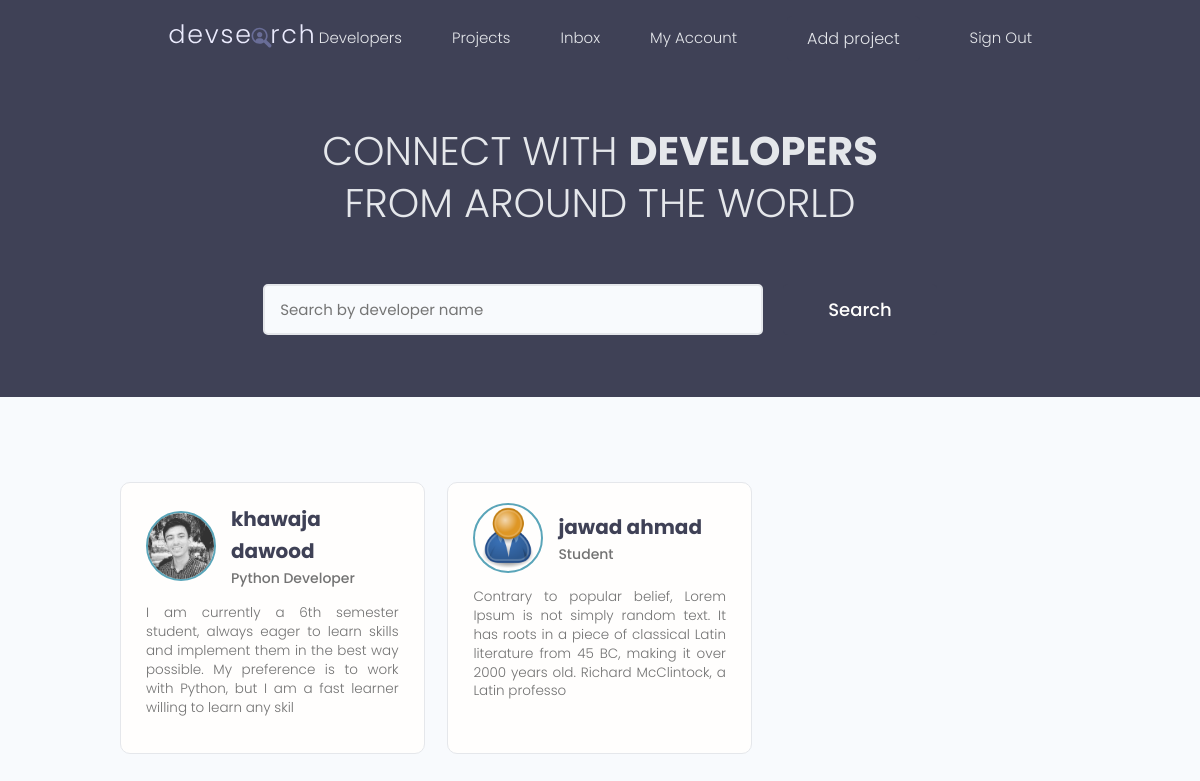
Screenshot of /developers/ (signed in) with the database file from the repository.
### users/models.py (models this page shows, shortened)
class Profile(models.Model):
    user = models.OneToOneField(settings.AUTH_USER_MODEL, on_delete=models.CASCADE, null=True, blank=True)
    bio = models.TextField(blank=True, null=True)
    location = models.CharField(max_length=150, null=True, blank=True)
    profile_image = models.ImageField(upload_to='profile-pics/', default='profile-pics/user-default.png', blank=True, null=True)
    social_github = models.URLField(blank=True, null=True)
    social_linkedin = models.URLField(blank=True, null=True)
    social_stackoverflow = models.URLField(blank=True, null=True)
    social_twitter = models.URLField(blank=True, null=True)
    social_website = models.URLField(blank=True, null=True)
    id = models.UUIDField(default=uuid.uuid4, unique=True, primary_key=True, editable=False)
    created = models.DateTimeField(auto_now_add=True)
    updated = models.DateTimeField(auto_now=True)
    is_active = models.BooleanField(default=True, verbose_name='Active',
                                    help_text='Designates whether this profile should be treated as active. '
                                              'Unselect this instead of deleting accounts.')
    @property
    def imageURL(self):
        try:
            url = self.profile_image.url
        except:
            url = ''
        return url

### projects/models.py (models this page shows, shortened)
class MyUser(AbstractUser):
    roles = (
        ('Student', 'Student'),
        ('Developer', 'Developer'),
        ('Teacher', 'Teacher'),
        ('Admin', 'Admin'),
    )
    id = models.UUIDField(default=uuid.uuid4, unique=True, primary_key=True, editable=False)
    registration_number = models.CharField(max_length=150, unique=True)
    username = models.CharField(max_length=150, unique=True)
    email = models.EmailField(unique=True)
    first_name = models.CharField(max_length=150, blank=True, null=True)
    last_name = models.CharField(max_length=150, blank=True, null=True)
    phone_number = models.PositiveIntegerField(null=True, blank=True)
    user_title = models.CharField(max_length=100, default='Student', help_text='Like Node.js, Python, ROR or Django developer')
    user_roles = models.CharField(max_length=100, default='Student', choices=roles, help_text='By Default is Student. Developer, Teacher, Student')
    about = models.TextField(max_length=300, blank=True, null=True)
    is_staff = models.BooleanField(default=False, verbose_name='Staff',
                                   help_text='Designates whether the user can log into this admin site.',
                                   )
    is_active = models.BooleanField(default=True, verbose_name='Active',
                                    help_text='Designates whether this user should be treated as active. '
                                              'Unselect this instead of deleting accounts.')
    tags = models.ManyToManyField('Tag', blank=True)
    created = models.DateTimeField(auto_now_add=True)
    updated = models.DateTimeField(auto_now=True)
    objects = CustomUserManager()
    EMAIL_FIELD = 'email' """=============================+++++++++++++++++++++============================="""
    USERNAME_FIELD = 'registration_number'
    REQUIRED_FIELDS = ['email', 'username']

### projects/views.py (the view)
# urls.py: path('developers/', views.index, name='developers-list'),
def index(request):
    developers = Profile.objects.all()
    context = {'objects': developers}
    return render(request, template_name='projects/index.html', context=context)

### projects/templates/projects/index.html (shortened to what this page needs)
{% extends 'main.html' %}
{% block content %}
    <main class="home">
        <section class="hero-section text-center">
          <div class="container container--narrow">
            <div class="hero-section__box">
              <h2>CONNECT WITH <span>DEVELOPERS</span></h2>
              <h2>FROM AROUND THE WORLD</h2>
            </div>
            <div class="hero-section__search">
              <form class="form" action="#" method="get">
                <div class="form__field">
                  <input class="input input--text" id="formInput#search" type="text" name="text"
                    placeholder="Search by developer name" />
                </div>
                <input class="btn btn--sub btn--lg" type="submit" value="Search" />
              </form>
            </div>
          </div>
        </section>
        <section class="devlist">
          <div class="container">
            <div class="grid grid--three">
                {% for dev in objects %}
                  <div class="column card">
                    <div class="dev">
                      <a href="{% url 'profile' dev.id %}" class="card__body">
                        <div class="dev__profile">
                          <img class="avatar avatar--md" src="{{ dev.imageURL }}" alt="image"/>
                          <div class="dev__meta">
                            <h3>{{ dev.user.get_full_name }}</h3>
                            <h5>{{ dev.user.user_title|slice:"60" }}</h5>
                          </div>
                        </div>
                        <p class="dev__info">
                            {{ dev.bio|slice:"200" }}
                        </p>
                      </a>
                    </div>
                  </div>
                {% endfor %}
            </div>
          </div>
        </section>
    </main>
{% endblock content %}

### Static/CSS/app.css (style rules this page uses)
:root { --color-sub: #2d2d39; }
.btn--sub { background-color: var(--color-sub-light); }
.card { border: 2px solid var(--color-light); }
img { width: 100%; }
.hero-section { height: 40vh; display: flex; align-items: center; background-color: var(--color-sub); }
.hero-section__box { margin-bottom: 4rem; }
.hero-section__box > h2, .hero-section__box > h2 > span { font-size: 4rem; color: var(--color-light); line-height: 1.3; text-transform: uppercase; }
.hero-section__box > h2 { font-weight: 300; }
.hero-section__box > h2 > span { font-weight: 700; }
.hero-section__search > .form { display: flex; align-items: center; justify-content: center; gap: 2rem; }
.hero-section__search > .form input.input--text { width: 50rem; }
.devlist { margin-top: 8rem; }
.devlist .grid { align-items: stretch; }
.devlist .dev .dev__profile { display: flex; align-items: center; gap: 1.5rem; }
.devlist .dev .dev__meta h3 { color: var(--color-sub); font-size: 2rem; font-weight: 700; }
.devlist .dev .dev__meta h5 { color: var(--color-text); font-size: 1.4rem; font-weight: 500; }
.devlist .dev .dev__info { margin: 1.5rem 0; font-size: 1.35rem; line-height: 1.4; text-align: justify; }

### Static/uikit/styles/modules/_variables.css (style rules this page uses)
:root { --color-main: #5aa5b9; --color-main-light: #e6faff; --color-sub: #3f4156; --color-sub-light: #51546e; --color-sub-lighter: #ededfd; --color-text: #737373; --color-gray: #8b8b8b; --color-light: #e5e7eb; --color-light-gray: #767676; --color-bg: #f8fafd; --color-white: #fffefd; --color-white-light: #f3f3f3; --color-success: #359e64; --color-success-bg: #def8e8; --color-error: #fc4b0b; --color-error-bg: #fff2ee; --font-base: 'Poppins', arial, helvetica, 'Segoe UI', roboto, ubuntu, sans-serif; --font-monospace: 'Fira Code', 'Courier New', courier, monospace; --font-regular: 300; --font-medium: 500; --font-bold: 700; --generic-shadow: 1px 1px 5px #00000010; --generic-transition: all 0.3s ease-in-out; }

### Static/uikit/styles/modules/_base.css (style rules this page uses)
* { margin: 0; padding: 0; box-sizing: border-box; text-rendering: optimizeLegibility; color: inherit; font-size: inherit; }
html { font-size: 50%; }
@media only screen and (min-width: 480px) { html { font-size: 56.25%; } }
@media only screen and (min-width: 1200px) { html { font-size: 62.5%; } }
body { line-height: 1.6; font-weight: 400; font-size: 1.5rem; color: var(--color-text); background-color: var(--color-bg); min-height: 100vh; }

### Static/uikit/styles/modules/_typography.css (style rules this page uses)
* { font-family: var(--font-base); }
h2 { font-size: 3.6rem; font-weight: var(--font-bold); }
h3 { font-size: 3.2rem; font-weight: var(--font-medium); }
h5 { font-size: 2.4rem; font-weight: var(--font-medium); }
h5, h6 { font-weight: var(--font-regular); }
p, span, strong { font-size: 1.6rem; color: var(--color-text); font-weight: var(--font-regular); }
a { padding-bottom: 2px; text-decoration: none; display: inline-block; color: var(--color-main); font-weight: var(--font-medium); }

### Static/uikit/styles/modules/_utilities.css (style rules this page uses)
.container { width: 92%; max-width: 165rem; margin: 0 auto; box-sizing: border-box; }
.container--narrow { width: 92%; max-width: 120rem; }
@media screen and (min-width: 1000px) { .container { width: 90%; } }
@media screen and (min-width: 1000px) { .container--narrow { width: 85%; } }
@media screen and (min-width: 1200px) { .container { width: 80%; } }
@media screen and (min-width: 1200px) { .container--narrow { width: 72%; } }
.text-center { text-align: center; }

### Static/uikit/styles/modules/_avatar.css (style rules this page uses)
.avatar { border-radius: 50%; border: 2px solid var(--color-main); object-fit: cover; }
.avatar--md { height: 7rem; width: 7rem; }

### Static/uikit/styles/modules/_button.css (style rules this page uses)
.btn { display: inline-block; position: relative; cursor: pointer; background-color: var(--color-light); font-weight: var(--font-medium); color: var(--color-sub); text-decoration: none; padding: 1rem 2rem; border-radius: 0.5rem; border: none; width: -webkit-fit-content; width: -moz-fit-content; width: fit-content; height: -webkit-fit-content; height: -moz-fit-content; height: fit-content; font-size: 1.6rem; outline-width: 0; outline-color: transparent; -webkit-backface-visibility: hidden; backface-visibility: hidden; transition: all 0.3s ease-in-out; }
.btn--sub { background-color: var(--color-sub); color: var(--color-white); }
.btn--lg { font-size: 1.8rem; padding: 1.2rem 4.5rem; }

### Static/uikit/styles/modules/_card.css (style rules this page uses)
.card { border-radius: 1rem; background-color: var(--color-white); border: 1.5px solid var(--color-light); width: auto; height: auto; margin-top: 0.5rem; margin-bottom: 0.5rem; overflow: hidden; }
.card__body, .card__header { padding: 2rem 2.5rem; }

### rows the page displays
Profile: imageURL (picture), user.get_full_name "khawaja dawood", user.user_title "Python Developer", bio "I am currently a 6th semester student, always eager to learn skills and implement them in the best way possible. My preference is to work with Python, but I am a fast learner willing to learn any skil"
Profile: imageURL (placeholder picture), user.get_full_name "jawad ahmad", user.user_title "Student", bio "Contrary to popular belief, Lorem Ipsum is not simply random text. It has roots in a piece of classical Latin literature from 45 BC, making it over 2000 years old. Richard McClintock, a Latin professo"
